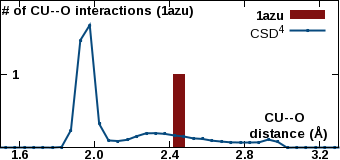

Write gnuplot code to recreate this figure.
set encoding iso_8859_1
set terminal pngcairo transparent enhanced size 340, 160 font "Arial Bold,10"
set output "/var/www/html/csgid/app/webroot/neighborhood_temp/1azu/CU--O.png"
set lmargin at screen 0.00
set bmargin at screen 0.08
set rmargin at screen 0.995
set tmargin at screen 1.00
set xrange [1.5:3.3]
set format x "%3.1f"
set xtics 1.6,0.4,3.2
set xtics offset 0,graph 0.065
set yrange [0:12259.2]
unset ytics
set y2range [0:2]
set y2tics 1,1,1
set y2tics offset -49,graph 0.00
set y2tics mirror
set view 80,45
set key top right
set boxwidth 0.06
set style fill solid 1.0
set xlabel "CU--O \n distance (\305)" offset 17,4.4
set y2label "# of CU--O interactions (1azu)" offset -40,4 rotate by 0
plot "-" using ($1+0.05):2 with boxes lc rgb "#801010" axis x1y2 title "1azu", \
     "/var/www/html/csgid/app/webroot/neighborhood_temp/csd_metal_distances/CU--O.csv" using ($1+0.025):2 with linespoints linewidth 2 pointtype 7 pointsize 0.2 lc rgb "#074a7e" title "CSD^{4}" axis x1y1
2.4	1
e
